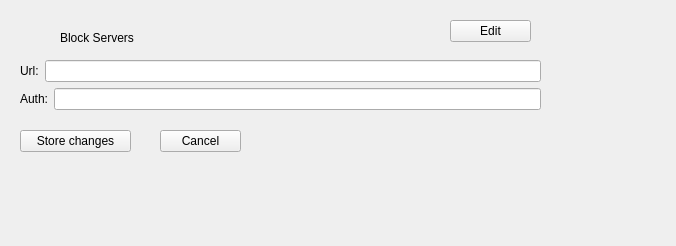
<?xml version="1.0" encoding="UTF-8"?>
<ui version="4.0">
 <class>Form</class>
 <widget class="QWidget" name="Form">
  <property name="geometry">
   <rect>
    <x>0</x>
    <y>0</y>
    <width>676</width>
    <height>246</height>
   </rect>
  </property>
  <property name="windowTitle">
   <string>Form</string>
  </property>
  <widget class="QLabel" name="label">
   <property name="geometry">
    <rect>
     <x>60</x>
     <y>30</y>
     <width>101</width>
     <height>16</height>
    </rect>
   </property>
   <property name="text">
    <string>Block Servers</string>
   </property>
  </widget>
  <widget class="QWidget" name="layoutWidget">
   <property name="geometry">
    <rect>
     <x>20</x>
     <y>60</y>
     <width>521</width>
     <height>56</height>
    </rect>
   </property>
   <layout class="QFormLayout" name="formLayout">
    <item row="0" column="0" colspan="2">
     <layout class="QHBoxLayout" name="horizontalLayout_2">
      <item>
       <widget class="QLabel" name="label_2">
        <property name="text">
         <string>Url:</string>
        </property>
       </widget>
      </item>
      <item>
       <widget class="QLineEdit" name="url"/>
      </item>
     </layout>
    </item>
    <item row="1" column="0" colspan="2">
     <layout class="QHBoxLayout" name="horizontalLayout">
      <item>
       <widget class="QLabel" name="label_3">
        <property name="text">
         <string>Auth:</string>
        </property>
       </widget>
      </item>
      <item>
       <widget class="QLineEdit" name="auth"/>
      </item>
     </layout>
    </item>
   </layout>
  </widget>
  <widget class="QPushButton" name="edit">
   <property name="geometry">
    <rect>
     <x>450</x>
     <y>20</y>
     <width>81</width>
     <height>22</height>
    </rect>
   </property>
   <property name="text">
    <string>Edit</string>
   </property>
  </widget>
  <widget class="QPushButton" name="save">
   <property name="geometry">
    <rect>
     <x>20</x>
     <y>130</y>
     <width>111</width>
     <height>22</height>
    </rect>
   </property>
   <property name="text">
    <string>Store changes</string>
   </property>
  </widget>
  <widget class="QPushButton" name="cancel">
   <property name="geometry">
    <rect>
     <x>160</x>
     <y>130</y>
     <width>81</width>
     <height>22</height>
    </rect>
   </property>
   <property name="text">
    <string>Cancel</string>
   </property>
  </widget>
 </widget>
 <resources/>
 <connections/>
</ui>
